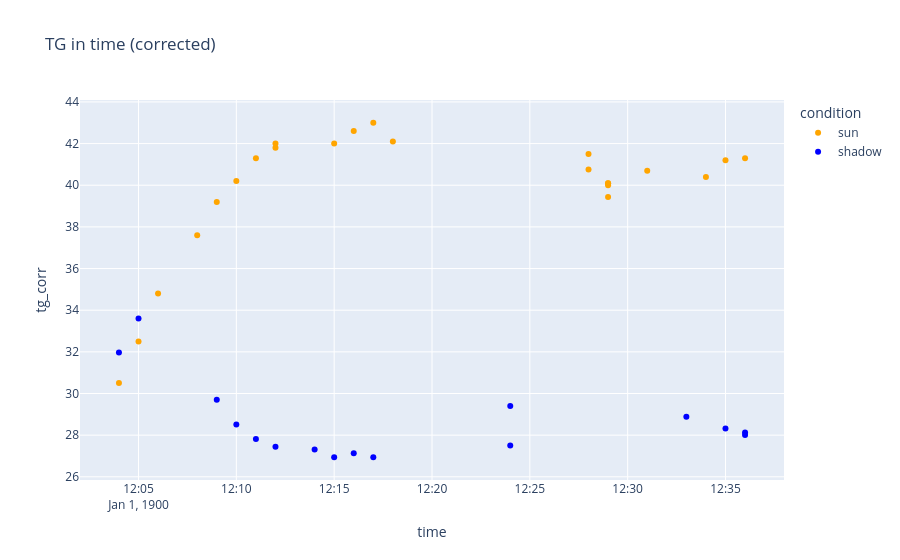

The cell this chart's notebook holds for it:
### Code cell
import plotly.express as px
import pandas as pd

# Convert time to datetime
df["time"] = pd.to_datetime(df["time"], format="%H:%M")

fig = px.scatter(
    df,
    x="time",
    y="tg_corr",
    color="condition",
    color_discrete_map={
        "sun": "orange",
        "shadow": "blue"
    },
    hover_data=["TG", "TA (t)", "TA (a)", "wind"],
    title="TG in time (corrected)"
)

fig.show()

### Figure 1 — Plotly figure (JSON) as saved in the notebook; plotly's stock layout.template omitted (floating-point values rounded to 4 significant figures)
{"data": [{"customdata": [[30.5, 26.5, NaN, NaN], [32.5, 26.5, NaN, NaN], [34.8, 27.5, NaN, NaN], [37.6, 27.9, 26.1, 0.0], [39.2, 28.8, 26.7, 0.0], [40.2, 29.2, 27.6, 0.0], [41.3, 30.0, 28.3, 0.4], [42.0, 29.1, 29.1, 0.0], [41.8, 29.1, 29.1, 0.0], [42.0, 30.1, 32.7, 0.0], [42.6, 29.5, 33.2, 1.0], [43.0, 30.1, 33.6, 0.0], [42.1, 29.2, NaN, 0.0], [49.4, NaN, NaN, 0.0], [41.5, NaN, NaN, 0.0], [48.2, NaN, NaN, 0.0], [40.1, NaN, NaN, 0.0], [47.3, NaN, 35.4, 0.2], [40.1, 29.9, 35.4, 0.2], [40.7, 29.5, 35.6, 0.0], [40.4, 29.3, 35.4, 0.3], [41.2, 30.1, 35.1, 0.0], [41.3, 30.0, 35.0, 0.0]], "hovertemplate": "condition=sun<br>time=%{x}<br>tg_corr=%{y}<br>TG=%{customdata[0]}<br>TA (t)=%{customdata[1]}<br>TA (a)=%{customdata[2]}<br>wind=%{customdata[3]}<extra></extra>", "legendgroup": "sun", "marker": {"color": "orange", "symbol": "circle"}, "mode": "markers", "name": "sun", "orientation": "v", "showlegend": true, "type": "scatter", "x": ["1900-01-01T12:04:00.000000000", "1900-01-01T12:05:00.000000000", "1900-01-01T12:06:00.000000000", "1900-01-01T12:08:00.000000000", "1900-01-01T12:09:00.000000000", "1900-01-01T12:10:00.000000000", "1900-01-01T12:11:00.000000000", "1900-01-01T12:12:00.000000000", "1900-01-01T12:12:00.000000000", "1900-01-01T12:15:00.000000000", "1900-01-01T12:16:00.000000000", "1900-01-01T12:17:00.000000000", "1900-01-01T12:18:00.000000000", "1900-01-01T12:28:00.000000000", "1900-01-01T12:28:00.000000000", "1900-01-01T12:29:00.000000000", "1900-01-01T12:29:00.000000000", "1900-01-01T12:29:00.000000000", "1900-01-01T12:29:00.000000000", "1900-01-01T12:31:00.000000000", "1900-01-01T12:34:00.000000000", "1900-01-01T12:35:00.000000000", "1900-01-01T12:36:00.000000000"], "xaxis": "x", "y": [30.5, 32.5, 34.8, 37.6, 39.2, 40.2, 41.3, 42.0, 41.8, 42.0, 42.6, 43.0, 42.1, 40.76, 41.5, 40.0, 40.1, 39.44, 40.1, 40.7, 40.4, 41.2, 41.3], "yaxis": "y"}, {"customdata": [[35.4, 26.5, NaN, NaN], [33.6, 26.5, NaN, NaN], [31.8, 29.8, 26.5, 0.3], [29.9, 29.3, 27.0, 0.5], [28.8, 28.8, 28.1, 0.0], [28.2, 28.6, 28.7, 0.0], [28.0, 29.1, 29.1, 0.0], [27.4, 28.0, 32.9, 0.0], [27.7, 27.6, 33.4, 0.0], [27.4, 27.6, 33.7, 0.0], [28.3, NaN, 31.7, 0.0], [29.4, NaN, 31.7, 0.0], [30.5, 30.9, 35.8, 0.0], [29.6, 29.3, 35.2, 0.0], [29.3, NaN, 35.1, 0.2], [29.1, 29.0, 35.0, 0.0]], "hovertemplate": "condition=shadow<br>time=%{x}<br>tg_corr=%{y}<br>TG=%{customdata[0]}<br>TA (t)=%{customdata[1]}<br>TA (a)=%{customdata[2]}<br>wind=%{customdata[3]}<extra></extra>", "legendgroup": "shadow", "marker": {"color": "blue", "symbol": "circle"}, "mode": "markers", "name": "shadow", "orientation": "v", "showlegend": true, "type": "scatter", "x": ["1900-01-01T12:04:00.000000000", "1900-01-01T12:05:00.000000000", "1900-01-01T12:09:00.000000000", "1900-01-01T12:10:00.000000000", "1900-01-01T12:11:00.000000000", "1900-01-01T12:12:00.000000000", "1900-01-01T12:14:00.000000000", "1900-01-01T12:15:00.000000000", "1900-01-01T12:16:00.000000000", "1900-01-01T12:17:00.000000000", "1900-01-01T12:24:00.000000000", "1900-01-01T12:24:00.000000000", "1900-01-01T12:33:00.000000000", "1900-01-01T12:35:00.000000000", "1900-01-01T12:36:00.000000000", "1900-01-01T12:36:00.000000000"], "xaxis": "x", "y": [31.96, 33.6, 29.7, 28.51, 27.82, 27.44, 27.32, 26.94, 27.13, 26.94, 27.5, 29.4, 28.89, 28.32, 28.13, 28.01], "yaxis": "y"}], "layout": {"legend": {"title": {"text": "condition"}, "tracegroupgap": 0}, "title": {"text": "TG in time (corrected)"}, "xaxis": {"anchor": "y", "domain": [0, 1], "title": {"text": "time"}}, "yaxis": {"anchor": "x", "domain": [0, 1], "title": {"text": "tg_corr"}}}}
